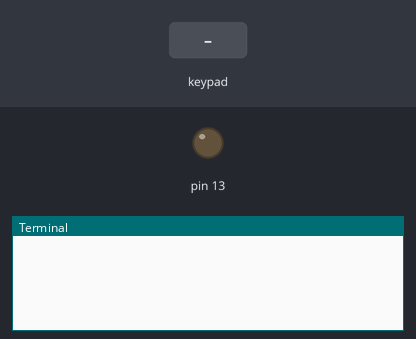
Recording of a program running on a simulated Raspberry Pi (header pin numbers). Shown: output pins drawn as LEDs (lit = HIGH), the last lines printed to the terminal. The inputs (shaded band) are chosen by the test bench. Pins used as bus, display or sensor lines are not drawn.

Above: at 1.2 s.
1.3 s: key '1' pressed
At 2.7 s:
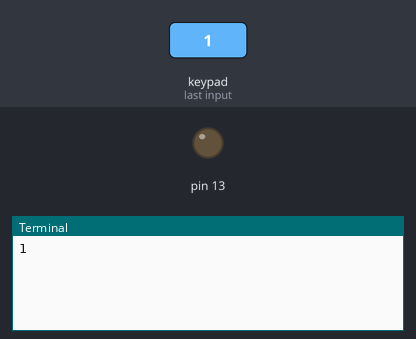
3.0 s: keypad keys 1 2 * pressed 0.4 s apart
At 5.2 s:
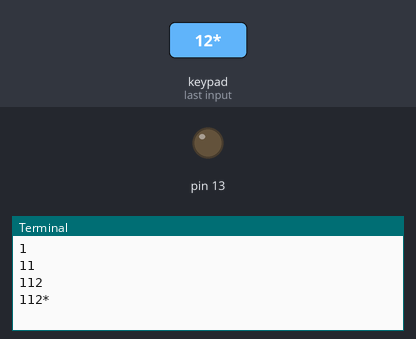
5.7 s: key '*' pressed
At 7.0 s:
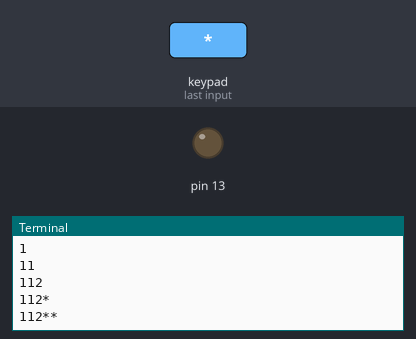

The program:

keypad.py
```python
import RPi.GPIO as io
import time
import urllib
import urllib2

#constans
KEYPAD = [["1","2","3"],["4","5","6"],["7","8","9"],["*","0","#"]]
COLUMNS = [10,11,12]
ROWS = [3,5,7,8]

#variables
countDigits = 0
code = ""

def checkKey(row, column):
    global countDigits
    global code
    io.setup(ROWS[row], io.IN)
    if not io.input(ROWS[row]):
        if KEYPAD[row][column] == "#":
            countDigits = 0
            code = ""
        else:
            countDigits = countDigits + 1
            code = code + KEYPAD[row][column]
        print code
    io.setup(ROWS[row], io.OUT)
    return

def checkRows(column):
    if column == 0:
        for i in range(0,4):
            checkKey(i, column)
    elif column == 1:
        for i in range(0,4):
            checkKey(i, column)
    elif column == 2:
        for i in range(0,4):
            checkKey(i, column)
    return

def request(code):
    product = "apartamento"
    url = "http://internetdelascosas.freeiz.com/test.php"
    values = {'product' : product, 'code' : code}
    data = urllib.urlencode(values)
    request = urllib2.Request(url, data)
    response = urllib2.urlopen(request).read()
    response = response.find("access");
    return response

#main program
io.setmode(io.BOARD)
io.setwarnings(False)

#setting up pins
for i in range(0,3):
    io.setup(COLUMNS[i], io.OUT)
    io.output(COLUMNS[i], True)

for i in range(0,4):
    io.setup(ROWS[i], io.OUT)
    io.output(ROWS[i], True)

io.setup(13, io.OUT)
io.output(13, False)

while True:
    for i in range(0,3):
        io.output(COLUMNS[i], False)
        checkRows(i)
        io.output(COLUMNS[i], True)
        if countDigits == 6:
            if request(code) > -1:
                io.output(13, True)
                print "access confirmed"
                time.sleep(0.1)
                io.output(13, False)
            else:
                print "access denied"
            countDigits = 0
            code = ""

        time.sleep(0.1)
```

Measured:
- after the input at 1.3 s, the terminal: prints a new line after 0.21 s (image 1)
- after the input at 3.0 s, the terminal: prints a new line at once (image 2)
- after the input at 5.7 s, the terminal: prints a new line at once (image 3)
